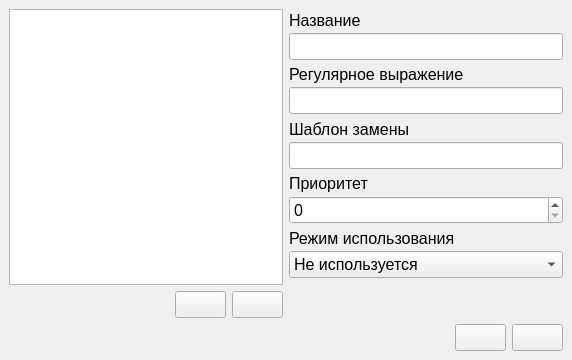
<?xml version="1.0" encoding="UTF-8"?>
<ui version="4.0">
 <class>QReplacePatternWindow</class>
 <widget class="QMainWindow" name="QReplacePatternWindow">
  <property name="windowModality">
   <enum>Qt::WindowModal</enum>
  </property>
  <property name="geometry">
   <rect>
    <x>0</x>
    <y>0</y>
    <width>572</width>
    <height>360</height>
   </rect>
  </property>
  <property name="font">
   <font>
    <pointsize>12</pointsize>
   </font>
  </property>
  <property name="windowTitle">
   <string>Шаблоны замены</string>
  </property>
  <widget class="QWidget" name="centralwidget">
   <layout class="QVBoxLayout" name="verticalLayout_3">
    <item>
     <layout class="QHBoxLayout" name="horizontalLayout_2">
      <item>
       <layout class="QVBoxLayout" name="verticalLayout_2">
        <item>
         <widget class="QListView" name="lvPatterns">
          <property name="font">
           <font>
            <pointsize>12</pointsize>
           </font>
          </property>
          <property name="editTriggers">
           <set>QAbstractItemView::NoEditTriggers</set>
          </property>
          <property name="alternatingRowColors">
           <bool>false</bool>
          </property>
          <property name="selectionBehavior">
           <enum>QAbstractItemView::SelectRows</enum>
          </property>
         </widget>
        </item>
        <item>
         <layout class="QHBoxLayout" name="horizontalLayout">
          <item>
           <spacer name="horizontalSpacer">
            <property name="orientation">
             <enum>Qt::Horizontal</enum>
            </property>
            <property name="sizeHint" stdset="0">
             <size>
              <width>40</width>
              <height>20</height>
             </size>
            </property>
           </spacer>
          </item>
          <item>
           <widget class="QPushButton" name="btnAddPattern">
            <property name="toolTip">
             <string>Новый шаблон</string>
            </property>
            <property name="text">
             <string/>
            </property>
            <property name="icon">
             <iconset resource="icons.qrc">
              <normaloff>:/images/icons/add.png</normaloff>:/images/icons/add.png</iconset>
            </property>
            <property name="iconSize">
             <size>
              <width>32</width>
              <height>32</height>
             </size>
            </property>
           </widget>
          </item>
          <item>
           <widget class="QPushButton" name="btnDeletePattern">
            <property name="toolTip">
             <string>Удалить шаблон</string>
            </property>
            <property name="text">
             <string/>
            </property>
            <property name="icon">
             <iconset resource="icons.qrc">
              <normaloff>:/images/icons/edit-delete.png</normaloff>:/images/icons/edit-delete.png</iconset>
            </property>
            <property name="iconSize">
             <size>
              <width>32</width>
              <height>32</height>
             </size>
            </property>
           </widget>
          </item>
         </layout>
        </item>
       </layout>
      </item>
      <item>
       <layout class="QVBoxLayout" name="verticalLayout">
        <property name="spacing">
         <number>3</number>
        </property>
        <item>
         <widget class="QLabel" name="lblName">
          <property name="text">
           <string>Название</string>
          </property>
          <property name="alignment">
           <set>Qt::AlignBottom|Qt::AlignLeading|Qt::AlignLeft</set>
          </property>
         </widget>
        </item>
        <item>
         <widget class="QLineEdit" name="edtName"/>
        </item>
        <item>
         <widget class="QLabel" name="lblRegexp">
          <property name="text">
           <string>Регулярное выражение</string>
          </property>
          <property name="alignment">
           <set>Qt::AlignBottom|Qt::AlignLeading|Qt::AlignLeft</set>
          </property>
         </widget>
        </item>
        <item>
         <widget class="QLineEdit" name="edtRegexp"/>
        </item>
        <item>
         <widget class="QLabel" name="lblPattern">
          <property name="text">
           <string>Шаблон замены</string>
          </property>
          <property name="alignment">
           <set>Qt::AlignBottom|Qt::AlignLeading|Qt::AlignLeft</set>
          </property>
         </widget>
        </item>
        <item>
         <widget class="QLineEdit" name="edtPattern"/>
        </item>
        <item>
         <widget class="QLabel" name="lblPriority">
          <property name="text">
           <string>Приоритет</string>
          </property>
          <property name="alignment">
           <set>Qt::AlignBottom|Qt::AlignLeading|Qt::AlignLeft</set>
          </property>
         </widget>
        </item>
        <item>
         <widget class="QSpinBox" name="sbPriority">
          <property name="maximum">
           <number>10</number>
          </property>
         </widget>
        </item>
        <item>
         <widget class="QLabel" name="lblUsageType">
          <property name="text">
           <string>Режим использования</string>
          </property>
          <property name="alignment">
           <set>Qt::AlignBottom|Qt::AlignLeading|Qt::AlignLeft</set>
          </property>
         </widget>
        </item>
        <item>
         <widget class="QComboBox" name="cmbUsageType">
          <item>
           <property name="text">
            <string>Не используется</string>
           </property>
          </item>
          <item>
           <property name="text">
            <string>Импорт</string>
           </property>
          </item>
          <item>
           <property name="text">
            <string>Экспорт</string>
           </property>
          </item>
         </widget>
        </item>
        <item>
         <spacer name="verticalSpacer">
          <property name="orientation">
           <enum>Qt::Vertical</enum>
          </property>
          <property name="sizeType">
           <enum>QSizePolicy::Fixed</enum>
          </property>
          <property name="sizeHint" stdset="0">
           <size>
            <width>20</width>
            <height>40</height>
           </size>
          </property>
         </spacer>
        </item>
       </layout>
      </item>
     </layout>
    </item>
    <item>
     <layout class="QHBoxLayout" name="horizontalLayout_3">
      <item>
       <spacer name="horizontalSpacer_2">
        <property name="orientation">
         <enum>Qt::Horizontal</enum>
        </property>
        <property name="sizeHint" stdset="0">
         <size>
          <width>40</width>
          <height>20</height>
         </size>
        </property>
       </spacer>
      </item>
      <item>
       <widget class="QPushButton" name="btnSubmit">
        <property name="toolTip">
         <string>Сохранить изменения</string>
        </property>
        <property name="text">
         <string/>
        </property>
        <property name="icon">
         <iconset resource="icons.qrc">
          <normaloff>:/images/icons/save.png</normaloff>:/images/icons/save.png</iconset>
        </property>
        <property name="iconSize">
         <size>
          <width>32</width>
          <height>32</height>
         </size>
        </property>
       </widget>
      </item>
      <item>
       <widget class="QPushButton" name="btnClose">
        <property name="toolTip">
         <string>Закрыть без сохранения</string>
        </property>
        <property name="text">
         <string/>
        </property>
        <property name="icon">
         <iconset resource="icons.qrc">
          <normaloff>:/images/icons/close.png</normaloff>:/images/icons/close.png</iconset>
        </property>
        <property name="iconSize">
         <size>
          <width>32</width>
          <height>32</height>
         </size>
        </property>
       </widget>
      </item>
     </layout>
    </item>
   </layout>
  </widget>
 </widget>
 <resources>
  <include location="icons.qrc"/>
 </resources>
 <connections/>
</ui>
